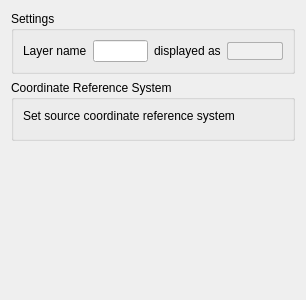
<?xml version="1.0" encoding="UTF-8"?>
<ui version="4.0">
 <class>Form</class>
 <widget class="QWidget" name="Form">
  <property name="geometry">
   <rect>
    <x>0</x>
    <y>0</y>
    <width>306</width>
    <height>300</height>
   </rect>
  </property>
  <property name="windowTitle">
   <string>Form</string>
  </property>
  <layout class="QVBoxLayout" name="verticalLayout">
   <item>
    <widget class="QgsCollapsibleGroupBox" name="gbSourceSettings">
     <property name="title">
      <string>Settings</string>
     </property>
     <layout class="QVBoxLayout" name="verticalLayout_7">
      <item>
       <layout class="QHBoxLayout" name="horizontalLayout">
        <item>
         <widget class="QLabel" name="label">
          <property name="text">
           <string>Layer name</string>
          </property>
         </widget>
        </item>
        <item>
         <widget class="QLineEdit" name="tbLayerName"/>
        </item>
        <item>
         <widget class="QLabel" name="label_2">
          <property name="text">
           <string>displayed as</string>
          </property>
         </widget>
        </item>
        <item>
         <widget class="QLineEdit" name="tbLayerDisplayName">
          <property name="styleSheet">
           <string notr="true">color: #505050;
background-color: #F0F0F0;
border: 1px solid #B0B0B0;
border-radius: 2px;</string>
          </property>
          <property name="frame">
           <bool>true</bool>
          </property>
          <property name="readOnly">
           <bool>true</bool>
          </property>
         </widget>
        </item>
       </layout>
      </item>
     </layout>
    </widget>
   </item>
   <item>
    <widget class="QgsCollapsibleGroupBox" name="gbSourceCRS">
     <property name="title">
      <string>Coordinate Reference System</string>
     </property>
     <layout class="QVBoxLayout" name="verticalLayout_6">
      <item>
       <widget class="QLabel" name="label_3">
        <property name="text">
         <string>Set source coordinate reference system</string>
        </property>
       </widget>
      </item>
      <item>
       <widget class="QgsProjectionSelectionWidget" name="mCRS"/>
      </item>
     </layout>
    </widget>
   </item>
   <item>
    <spacer name="verticalSpacer">
     <property name="orientation">
      <enum>Qt::Vertical</enum>
     </property>
     <property name="sizeHint" stdset="0">
      <size>
       <width>20</width>
       <height>40</height>
      </size>
     </property>
    </spacer>
   </item>
  </layout>
 </widget>
 <customwidgets>
  <customwidget>
   <class>QgsCollapsibleGroupBox</class>
   <extends>QGroupBox</extends>
   <header>qgscollapsiblegroupbox.h</header>
   <container>1</container>
  </customwidget>
  <customwidget>
   <class>QgsProjectionSelectionWidget</class>
   <extends>QWidget</extends>
   <header>qgsprojectionselectionwidget.h</header>
   <container>1</container>
  </customwidget>
 </customwidgets>
 <resources/>
 <connections/>
</ui>
